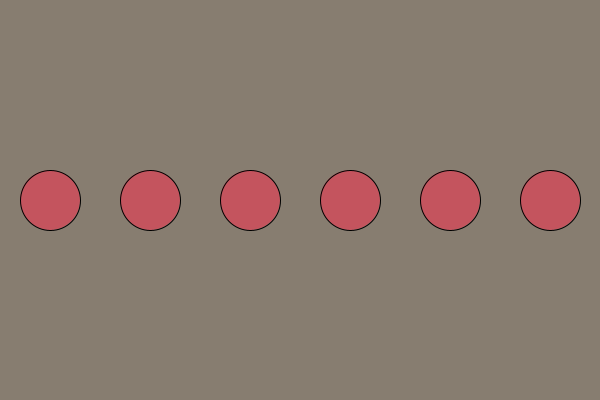
Frame 1 (no input)
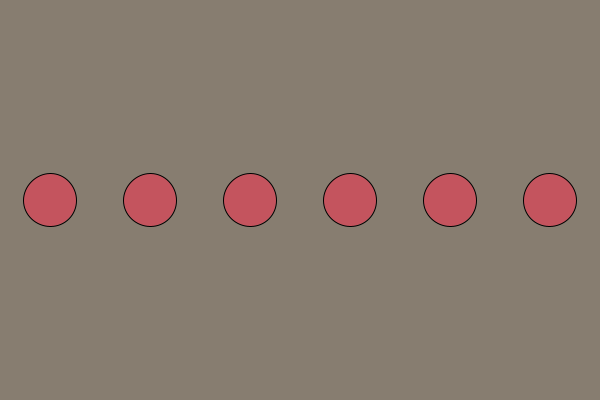
Frame 60 (the mouse pressed at the canvas centre just before this capture)
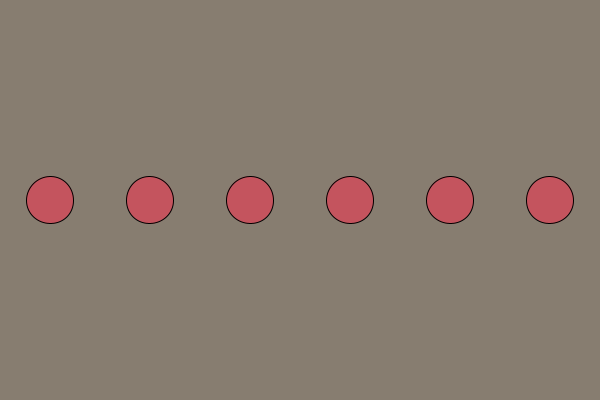
Frame 120 (the mouse held since frame 60 and released just before this capture)

The Processing sketch that drew these frames (run headless with seeded random() and noise(); from frame 60 on, the mouse is pressed at the canvas centre):

// Processing sketch: pulse1
// ── pulse1.pde
float Angle = 0;

void setup() {
   size(600, 400);
   fill(196, 84, 94);
}

void draw() {
   background(135, 125, 112);
   for (int i=0; i<6; i++) {
      float radius = map(sin(Angle), -1, 1, 20, 40);
      ellipse(50+(100*i), 200, 2*radius, 2*radius);
   }
   Angle += .1;
}
